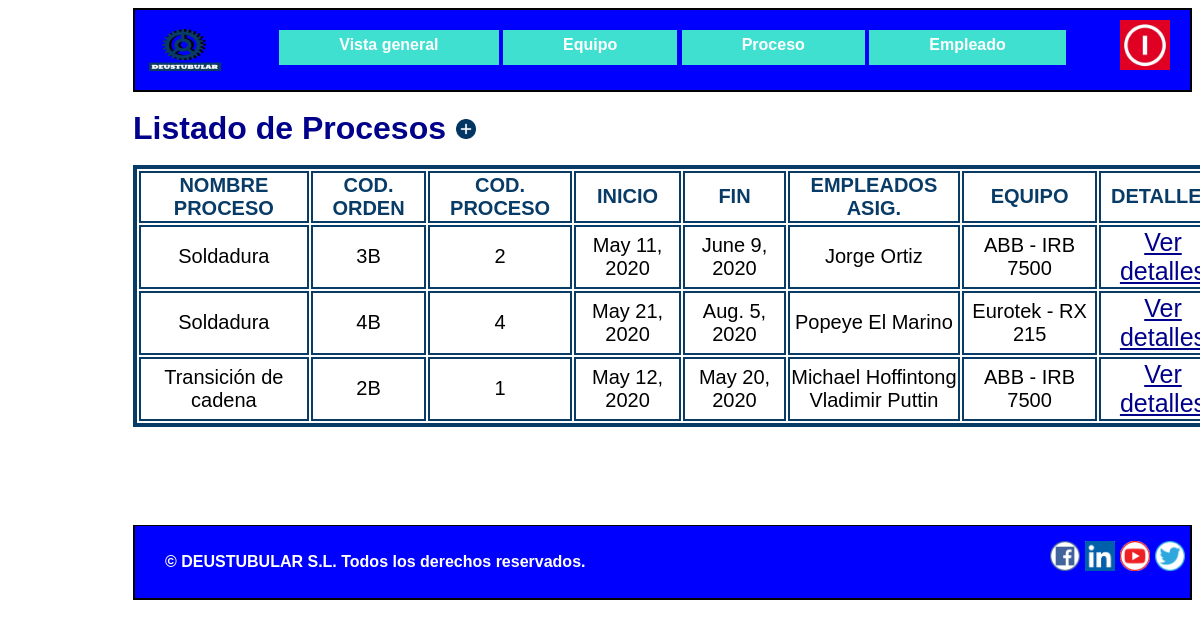
Page /appGestion_de_la_produccion/responsable/proceso/ on the earlier database version.
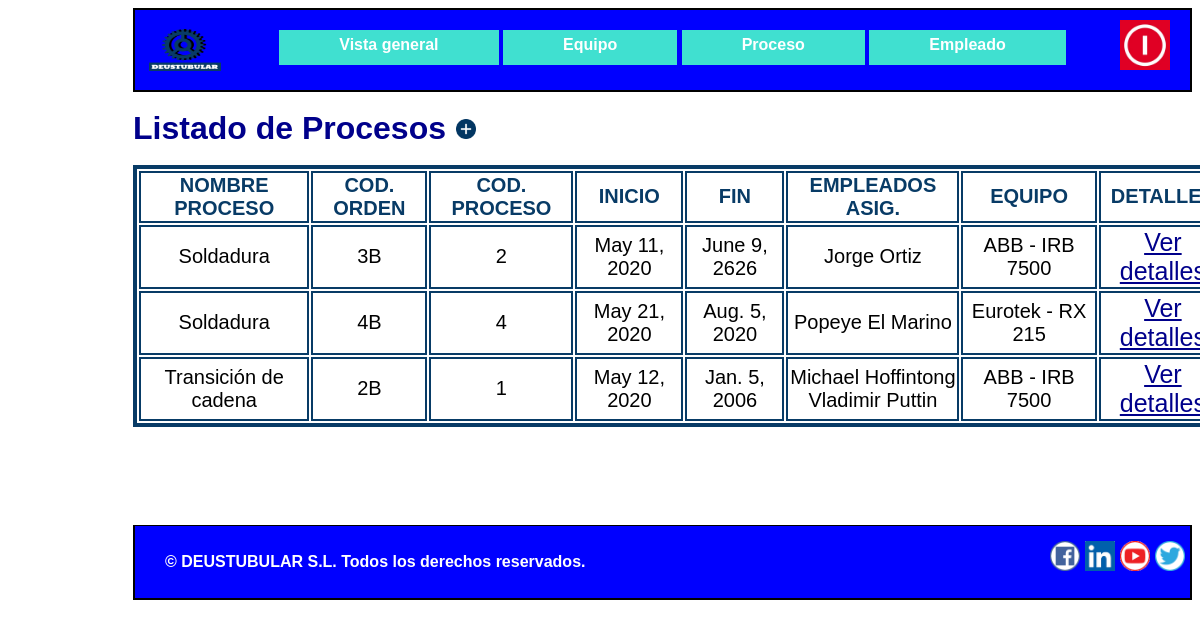
Same page on the later database version.
### appGestion_de_la_produccion/models.py (models this page shows, shortened)
class Proceso(models.Model):
    empleados_asignados = models.ManyToManyField(Empleado)
    equipo=models.ForeignKey(Equipo, on_delete=models.SET_NULL, null=True)
    codigo_orden = models.CharField(max_length=10)
    codigo_proceso = models.IntegerField()
    nombre_proceso = models.CharField(max_length=50)
    referencia = models.CharField(max_length=10)
    inicio = models.DateField()
    fin = models.DateField()

class Equipo(models.Model):
    modelo = models.CharField(max_length=25)
    marca = models.CharField(max_length=25)
    categoria = models.CharField(max_length=50)
    fecha_adquisicion = models.DateField()
    fecha_instalacion = models.DateField()

### appGestion_de_la_produccion/views.py (the view)
# urls.py: path('responsable/proceso/', views.lista_procesos, name='lista_procesos'),
def lista_procesos(request):
    proceso = Proceso.objects.order_by("nombre_proceso")
    context = {"lista_procesos": proceso}
    return render(request, "Proceso.html", context)

### appGestion_de_la_produccion/templates/Proceso.html
{% extends "PlantillaHeaderFooter.html"%}
{% block contenido %}
<h1>Listado de Procesos<a class="añadir" href="/appGestion_de_la_produccion/responsable/procesoform" title="Añadir nuevo proceso"><img
        src="/static/Imagenes/añadir.png" width="20" height="20"></a></h1>
<div class="tablasueltas">
<table id="cosadeproceso">
    <thead>
    <tr class="cosadeproceso">
        <td class="cosadeproceso"> <b> NOMBRE PROCESO</b> </td>
        <td class="cosadeproceso"> <b> COD. ORDEN </b> </td>
        <td class="cosadeproceso"> <b> COD. PROCESO</b> </td>
        <td class="cosadeproceso"> <b> INICIO</b> </td>
        <td class="cosadeproceso"> <b> FIN</b> </td>
        <td class="cosadeproceso"> <b> EMPLEADOS ASIG.</b> </td>
        <td class="cosadeproceso"> <b> EQUIPO</b> </td>
        <td class="cosadeproceso"> <b> DETALLES</b> </td>
    </tr>
    </thead>
    {% for Proceso in lista_procesos %}
    <tr class="cosadeproceso">
        <td class="cosadeproceso">{{ Proceso.nombre_proceso }}</td>
        <td class="cosadeproceso">{{ Proceso.codigo_orden }}</td>
        <td class="cosadeproceso">{{ Proceso.codigo_proceso }}</td>
        <td class="cosadeproceso">{{ Proceso.inicio }}</td>
        <td class="cosadeproceso">{{ Proceso.fin }}</td>
        <td class="cosadeproceso">{% for ea in Proceso.empleados_asignados.all %}
                {{ea.nombre}} {{ea.apellido}} </br>
            {% endfor %}</td>
        <td class="cosadeproceso">{{ Proceso.equipo.marca }} - {{ Proceso.equipo.modelo }}</td>
        <td class="cosadeequipo"><a href="/appGestion_de_la_produccion/responsable/proceso/{{ Proceso.id }}" title="Detalles">Ver detalles</a></td>
    </tr>
    {% endfor %}
</table>
</div>
{% endblock %}

Differences in the rows shown:
changed Proceso: fin "June 9, 2020" → "June 9, 2626"
changed Proceso "Transición de cadena": fin "May 20, 2020" → "Jan. 5, 2006"
